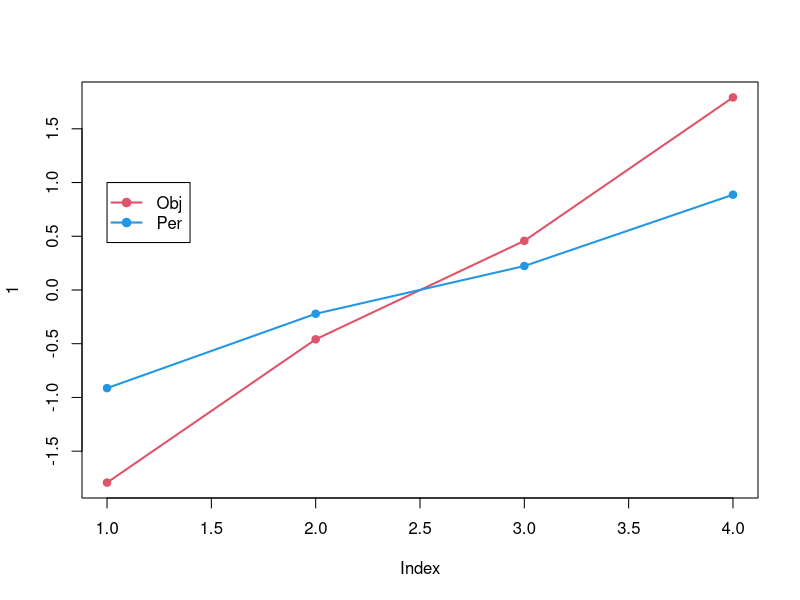

This figure's R source:
library(dplyr)

N = 1e5       # num of people
A = rnorm(N)  # person abilities
B = 0         # bias

Ro = rnorm(N, A, 1)
Rp = rnorm(N, A + B, 1)


# Split by quantile based on Ro
#
# Regression towards the mean happens to Rp with this operation since
# Ro/Rp are positively correlated, and therefore in the more extreme quantiles
# (e.g., the 1th/bottom and 4th/top quantiles), Ro will tend to be more extreme
# compared to Rp. Thus, Rp are said to regress toward the mean.
# A flatter slope of Rp along the quantiles is hence observed.
#
# See http://haines-lab.com/post/2021-01-10-modeling-classic-effects-dunning-kruger/2021-01-10-modeling-classic-effects-dunning-kruger/
q = quantile(Ro, seq(.25,.75,by=.25))
q = sapply(Ro, \(r) {
    if (r < q[1]) return(1)
    if (r < q[2]) return(2)
    if (r < q[3]) return(3)
    return(4)
})


# Population level effects
d = data.frame(
    obj = Ro,
    per = Rp,
    q = q
)



d_summ = d |>
    group_by(q) |>
    summarise(gp_obj = mean(obj),
              gp_per = mean(per))

with(d_summ, {
    M = max(gp_obj,gp_per)
    m = min(gp_obj,gp_per)

    plot(1, type="n", xlim=c(1,4), ylim=c(m,M))
    lines(1:4, gp_obj, col=2, lwd=2)
    points(1:4, gp_obj, col=2, pch=19)
    lines(1:4, gp_per, col=4, lwd=2)
    points(1:4, gp_per, col=4, pch=19)
    legend(1,1, c("Obj", "Per"), col=c(2,4), lwd=2, pch=19)
})
